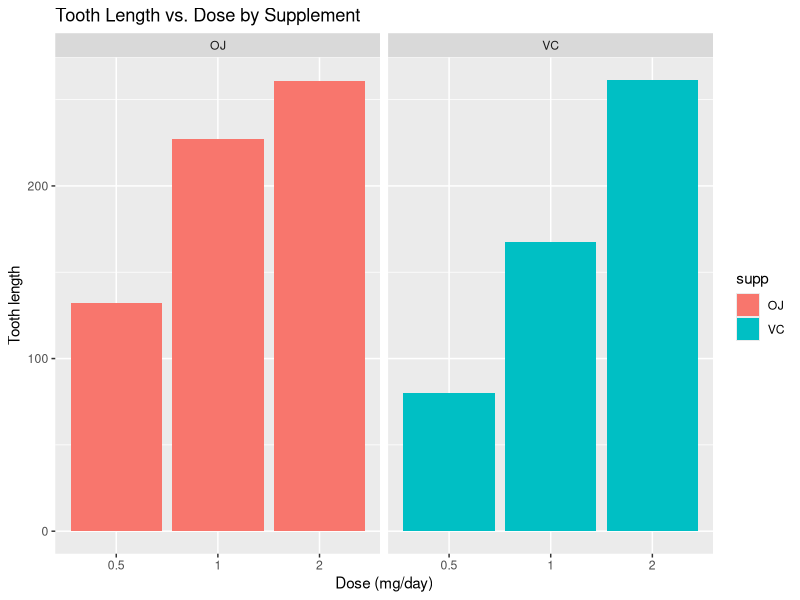
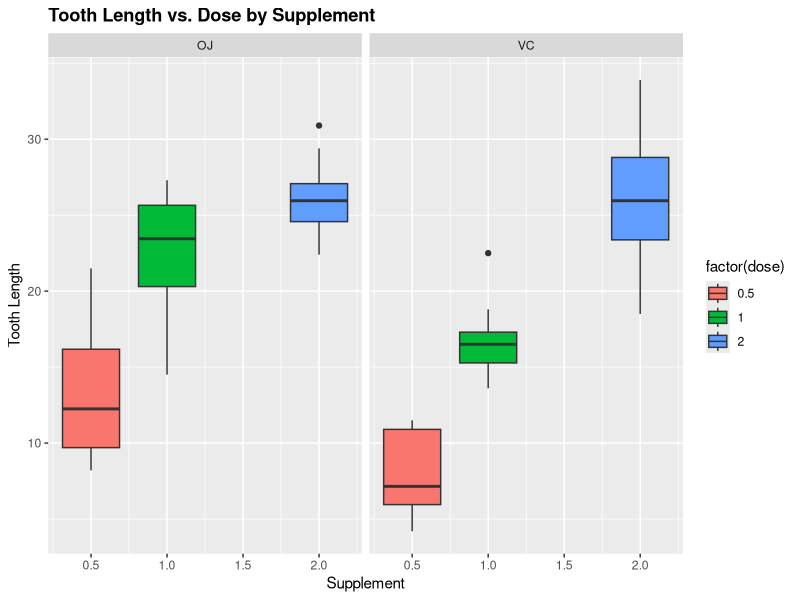
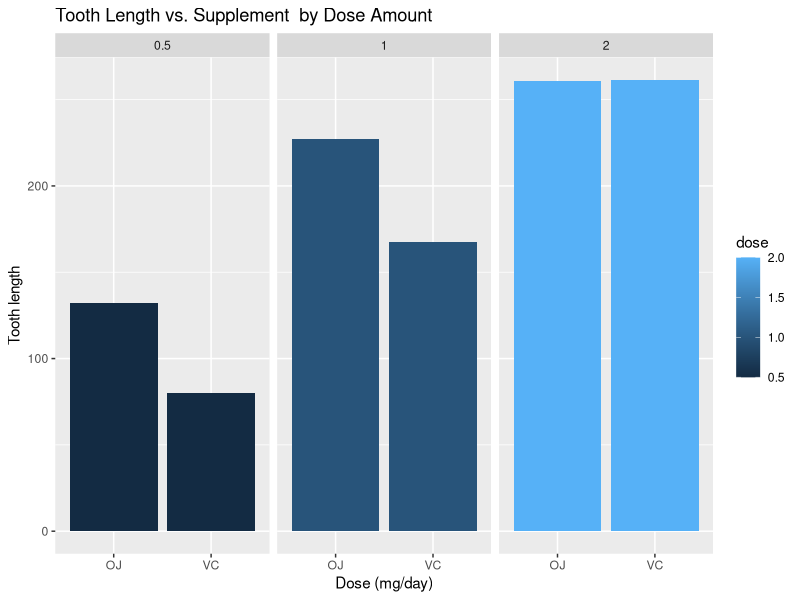
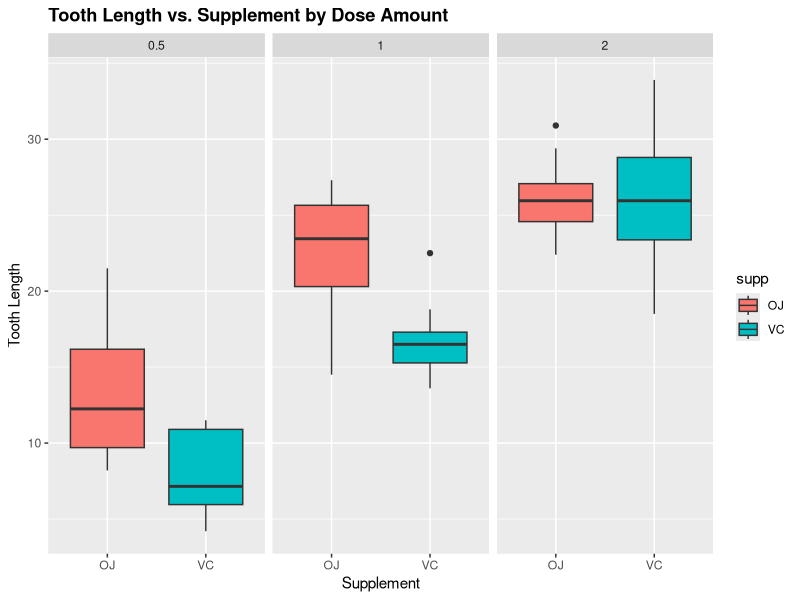

Write R code to recreate these figures, in order.
## ---- chunk 1
library(ggplot2)
# Load ToothGrowth data
data("ToothGrowth")
head(ToothGrowth)
str(ToothGrowth)
summary(ToothGrowth)

ggplot(ToothGrowth, aes(x=factor(dose), y=len, fill=supp)) +
  geom_bar(stat="identity") +
  facet_grid(. ~ supp) +
  xlab("Dose (mg/day)") +
  ylab("Tooth length") +
  ggtitle("Tooth Length vs. Dose by Supplement")

ggplot(aes(x=dose, y=len), data=ToothGrowth) + geom_boxplot(aes(fill=factor(dose)))+ facet_grid(~ supp)+ xlab("Supplement") + ylab("Tooth Length") + ggtitle("Tooth Length vs. Dose by Supplement")+   theme(plot.title = element_text(lineheight=.8, face="bold"))

ggplot(ToothGrowth, aes(x=factor(supp), y=len, fill=dose)) +
  geom_bar(stat="identity") +
  facet_grid(. ~ dose) +
  xlab("Dose (mg/day)") +
  ylab("Tooth length") +
  ggtitle("Tooth Length vs. Supplement  by Dose Amount")

ggplot(aes(x=supp, y=len), data=ToothGrowth) + geom_boxplot(aes(fill=supp))+ facet_grid(~ dose)+ xlab("Supplement") + ylab("Tooth Length") + ggtitle("Tooth Length vs. Supplement by Dose Amount")+   theme(plot.title = element_text(lineheight=.8, face="bold"))


## ---- chunk 2
# Supplement
h1 <- t.test(len~supp,data=ToothGrowth)
h1
# Supplements with Dose amounts 0.5
h2 <- t.test(len ~ supp, data = subset(ToothGrowth, dose == 0.5))
h2
# Supplements with Dose amounts 1
h3 <- t.test(len ~ supp, data = subset(ToothGrowth, dose == 1))
h3
# Supplements with Dose amounts 2
h4 <- t.test(len ~ supp, data = subset(ToothGrowth, dose == 2))
h4
## ---- chunk 3
h1$conf.int

paste0("The P value ",h1$p.value,"> 0.05, we cannot reject the null hypothesis since there is no statisical significance. ")
## ---- chunk 4
h2$conf.int
h2$p.value
paste0("The P value ",h2$p.value,"< 0.05, the difference is statistically significant so we can reject the null hypothesis.The alternative hypothesis that one supplement delivers more tooth growth than the other at  0.5 mg/day  is accepted. ")
## ---- chunk 5
h3$conf.int
h3$p.value
paste0("The P value ",h3$p.value,"< 0.05, the difference is statistically significant so we can reject the null hypothesis.The alternative hypothesis that one supplement delivers more tooth growth than the other at  1 mg/day  is accepted. ")
## ---- chunk 6
h4$conf.int
h4$p.value
paste0("The P value ",h1$p.value,"> 0.05, we cannot reject the null hypothesis since there is no statisical significance. ")
